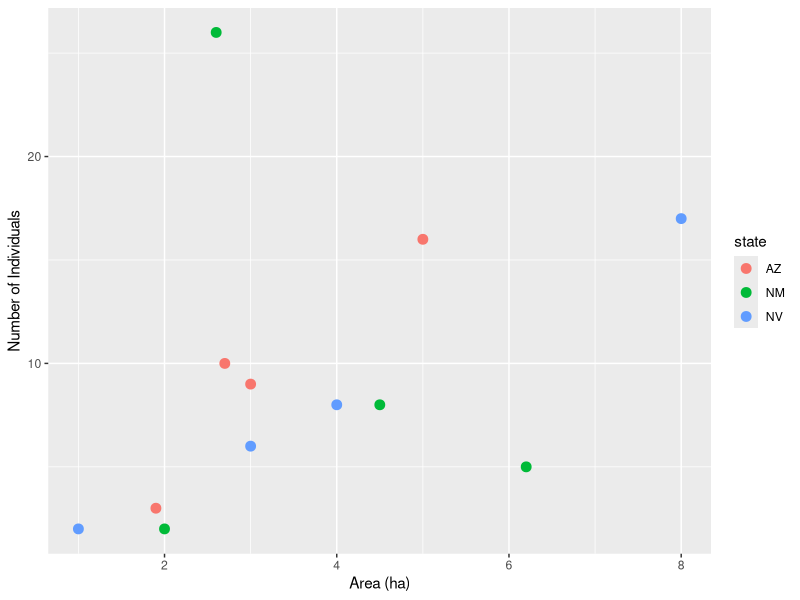

Write R code to recreate this figure. (Note: this script raises an error after producing the figure.)
## ---- chunk 1
knitr::opts_chunk$set(echo = TRUE, warning = FALSE, message = FALSE)
## ---- chunk 2
# convert_pounds_to_grams <- function(______)) {
#     grams <- 453.6 * pounds
#     return(________)
# } 

convert_pounds_to_grams <- function(pounds){
  grams <- 453.6 * pounds 
  return(grams)
}

convert_pounds_to_grams(3.75)
## ---- chunk 3
# convert_fahrenheit_to_celsius <- ________(________) {
#     celsius <- (fahrenheit - 32) * 5 / 9
#     ________(________)
# }

convert_farhenheit_to_celsuis <- function(fahrenheit){
  celsius <- (fahrenheit - 32) * 5 / 9
  return(celsius)
}

# calculate temperature if Fahrenheit is 80°F
convert_farhenheit_to_celsuis(80) 
## ---- chunk 4
    # c. write function double that multiplies input by 2
    double <- function(number){
      multiply <- number * 2
      return(multiply)
    } 
    # run with 512
    double(512)
## ---- chunk 5
prediction <- function(x, a, b){
  y <- a + b * x
  return(y)
}

# run with x = 12, a = 6, b = 0.8 
prediction(12, 6, 0.8)
## ---- chunk 6
get_mass_from_length_theropoda <- function(length){
  mass <- 0.73 * length ^ 3.63
  return(mass)
}
## ---- chunk 7
# 2a. print mass for Theropoda of length 16m 
get_mass_from_length_theropoda(16)

# 2b. create new versino of function that taes length, a, and b as arguments and uses mass <- a * length ^ b to estimate mass 
get_mass_from_length <- function(a, length, b){
  mass <- a * length ^ b 
  return(mass)
} 
# use function to estimate mass of Sauropoda with a = 214.44, b = 1.46, and length of 26m 
get_mass_from_length(a = 214.44, 26, b = 1.46)
## ---- chunk 8
# convert_pounds_to_grams <- function(________, numdigits = __) {
#   grams <- 453.6 * pounds
#   rounded <- round(grams, digits = numdigits)
#   return(________)
# }

convert_pounds_to_grams <-  function(pounds, numdigits = 1){ 
  grams <-  453.6 * pounds
  rounded <- round(grams, digits = numdigits)
  return(rounded)
}

convert_pounds_to_grams(4.3)
## ---- chunk 9
    # 3b. write function that takes weignt, a, and b, and returns an estimate of height 
    get_height_from_weight <- function(weight, a = 12, b = 0.38){
      height <- a * weight ^ b 
      return(height)
    } 
    # print height from weight of 42 
    get_height_from_weight(42)
## ---- chunk 10
# 3c. use function from a and b to estimate the height for an animal that weighs 2 lbs using the default value for a, changing to b = 0.32
convert_pounds_to_grams(2) 
get_height_from_weight(907.2, b = 0.32)
## ---- chunk 11
# 4a. rewrite get_mass_from_length function so that default values for a = 39.9 and b = 2.6 
get_mass_from_length <- function(length, a = 39.9, b = 2.6){
   mass <- a * length ^ b 
   return(mass)
}

# 4b. estimate the mass of Saurapoda where a = 214.44 and b = 1.46, for length of 22m 
get_mass_from_length(22, a = 214.44, b = 1.46) 

# 4c. estimate the mass of an unknown dinosaur of 16m length 
get_mass_from_length(16)
## ---- chunk 12
# write function that converts kg to lbs 
convert_kg_to_pounds <- function(kg){
  weight <- 2.205 * kg
  return(weight)
}  

# combining functions to get est weight in lbs of a 12m long Stegosaurus 
get_mass_from_length(12, a = 10.95, b = 2.64) |> 
  convert_kg_to_pounds()
## ---- chunk 13
library(tidyverse)
count_data <- data.frame(
  state = c("AZ", "AZ", "AZ", "AZ", "NM", "NM", "NM", "NM", "NV", "NV", "NV", "NV"),
  site = c("A", "B", "C", "D", "A", "B", "C", "D", "A", "B", "C", "D"),
  count = c(9, 16, 3, 10, 2, 26, 5, 8, 17, 8, 2, 6),
  area = c(3, 5, 1.9, 2.7, 2, 2.6, 6.2, 4.5, 8, 4, 1, 3)
  ) 

count_data
## ---- chunk 14
    # 6a. write function 
    plot_function <- function(df, color_by){ 
      ggplot(data = df, aes(x = area, 
                            y = count,
                            color = {{color_by}})) + 
        geom_point(size = 3) +
        labs(x = "Area (ha)", y = "Number of Individuals")
    }
    # print plot using state col 
    plot_function(count_data, state)
    #save plot    
    area_state_plot <- plot_function(count_data, state)
    ggsave("area_state_plot.png", plot = area_plot, path = "../images" )
## ---- chunk 15
    # 6. make a scatterplot of count as a function of area for count_data w/ points colored by site col
    plot_function(count_data, site) 

    area_site_plot <- plot_function(count_data, site) 

    ggsave("area_site_plot.png", plot = area_site_plot, path = "../images")
## ---- chunk 16
# 6c. create a new function based on the function from a, allowing x and y axes to be any column in df 

plot_function_new <- function(df, x, y, color_by, x_lab, y_lab){ 
  ggplot(data = df, aes(x = {{ x }}, 
                        y = {{ y }}, 
                        color = {{color_by}})) + 
    geom_point(size = 3) +
    labs(x = x_lab, y = y_lab)
}

# print same plot from b 
plot_function_new(count_data, area, count, site, "Area (ha)", "Number of Individuals")

# save plot 
area_site_plot_2 <- plot_function_new(count_data, area, count, site, "Area (ha)", "Number of Individuals") 

ggsave("area_site_plot_2.png", plot = area_site_plot_2, path = "../images")
## ---- chunk 17
# download.file(url = "https://ndownloader.figshare.com/files/2292172",
#   destfile = "surveys.csv")
# download.file(url = "https://ndownloader.figshare.com/files/3299474",
#   destfile = "plots.csv")
# download.file(url = "https://ndownloader.figshare.com/files/3299483",
#   destfile = "species.csv")
## ---- chunk 18
#' Convert kilograms to pounds
#'
#' @param kg Mass in kilograms (numeric).
#'
#' @return Mass in pounds (numeric).
#'
#' @examples
#' convert_kg_to_pounds(10)
convert_kg_to_pounds <- function(kg) {
  pounds <- 2.205 * kg
  return(pounds)
}
